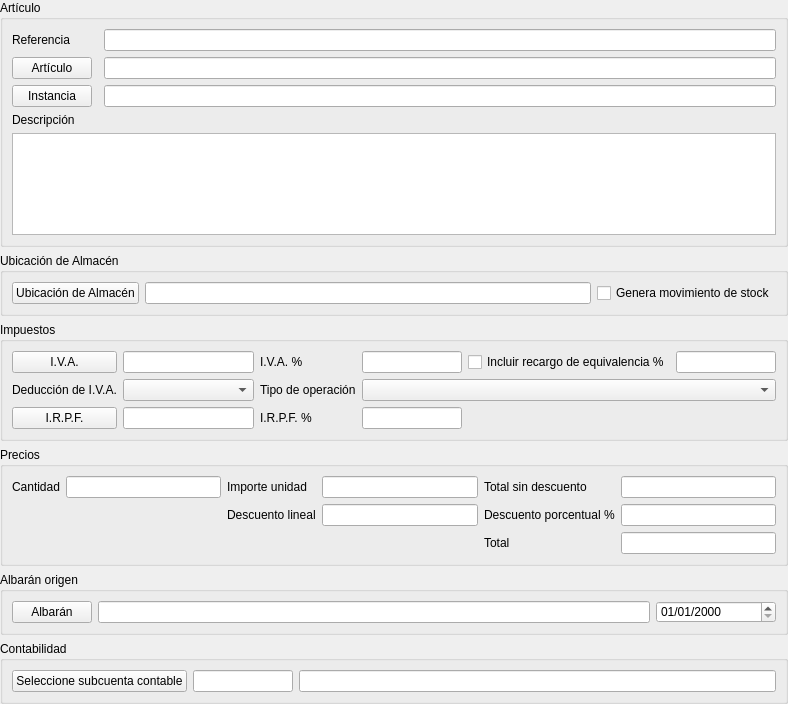
<?xml version="1.0" encoding="UTF-8"?>
<ui version="4.0">
 <class>formLineasArticulosFacturasProv</class>
 <widget class="QWidget" name="formLineasArticulosFacturasProv">
  <property name="geometry">
   <rect>
    <x>0</x>
    <y>0</y>
    <width>788</width>
    <height>704</height>
   </rect>
  </property>
  <property name="windowTitle">
   <string>Form</string>
  </property>
  <layout class="QVBoxLayout" name="verticalLayout">
   <property name="leftMargin">
    <number>0</number>
   </property>
   <property name="topMargin">
    <number>0</number>
   </property>
   <property name="rightMargin">
    <number>0</number>
   </property>
   <property name="bottomMargin">
    <number>0</number>
   </property>
   <item>
    <widget class="QGroupBox" name="groupBox">
     <property name="title">
      <string>Artículo</string>
     </property>
     <layout class="QGridLayout" name="gridLayout">
      <item row="2" column="0">
       <widget class="DBChooseRecordButton" name="db_idinstancia">
        <property name="text">
         <string>Instancia</string>
        </property>
        <property name="fieldName">
         <string>idinstancia</string>
        </property>
        <property name="dataEditable">
         <bool>true</bool>
        </property>
       </widget>
      </item>
      <item row="1" column="0">
       <widget class="DBChooseRecordButton" name="db_idarticulo">
        <property name="text">
         <string>Artículo</string>
        </property>
        <property name="fieldName">
         <string>idarticulo</string>
        </property>
        <property name="dataEditable">
         <bool>true</bool>
        </property>
        <property name="replaceFields">
         <stringlist>
          <string>descripcion;descripcion</string>
          <string>pvp;importeunitario</string>
         </stringlist>
        </property>
       </widget>
      </item>
      <item row="1" column="2">
       <widget class="DBLineEdit" name="db_articulos_nombre">
        <property name="fieldName">
         <string>articulos.nombre</string>
        </property>
       </widget>
      </item>
      <item row="3" column="0">
       <widget class="QLabel" name="label">
        <property name="text">
         <string>Descripción</string>
        </property>
        <property name="buddy">
         <cstring>db_descripcion</cstring>
        </property>
       </widget>
      </item>
      <item row="4" column="0" colspan="3">
       <widget class="DBTextEdit" name="db_descripcion">
        <property name="fieldName">
         <string>descripcion</string>
        </property>
        <property name="dataEditable">
         <bool>true</bool>
        </property>
       </widget>
      </item>
      <item row="2" column="2">
       <widget class="DBLineEdit" name="db_nombreinstancia">
        <property name="fieldName">
         <string>articulosinstancias.nombre</string>
        </property>
       </widget>
      </item>
      <item row="0" column="0">
       <widget class="QLabel" name="lblReferencia">
        <property name="text">
         <string>Referencia</string>
        </property>
        <property name="buddy">
         <cstring>db_referencia</cstring>
        </property>
       </widget>
      </item>
      <item row="0" column="2">
       <widget class="DBLineEdit" name="db_referencia">
        <property name="dataEditable">
         <bool>true</bool>
        </property>
       </widget>
      </item>
     </layout>
    </widget>
   </item>
   <item>
    <widget class="QGroupBox" name="groupBox_4">
     <property name="title">
      <string>Ubicación de Almacén</string>
     </property>
     <layout class="QHBoxLayout" name="horizontalLayout">
      <item>
       <widget class="DBChooseRecordButton" name="db_idubicacion">
        <property name="text">
         <string>Ubicación de Almacén</string>
        </property>
        <property name="fieldName">
         <string>idubicacion</string>
        </property>
        <property name="dataEditable">
         <bool>true</bool>
        </property>
       </widget>
      </item>
      <item>
       <widget class="DBLineEdit" name="db_nombrealmacen">
        <property name="fieldName">
         <string>almacenes.nombre</string>
        </property>
       </widget>
      </item>
      <item>
       <widget class="DBCheckBox" name="db_generamovimientosstock">
        <property name="text">
         <string>Genera movimiento de stock</string>
        </property>
        <property name="fieldName">
         <string>generamovimientosstock</string>
        </property>
        <property name="dataEditable">
         <bool>true</bool>
        </property>
       </widget>
      </item>
     </layout>
    </widget>
   </item>
   <item>
    <widget class="QGroupBox" name="groupBox_3">
     <property name="title">
      <string>Impuestos</string>
     </property>
     <layout class="QGridLayout" name="gridLayout_3">
      <item row="0" column="0">
       <widget class="DBChooseRecordButton" name="db_idimpuesto">
        <property name="text">
         <string>I.V.A.</string>
        </property>
        <property name="fieldName">
         <string>idimpuesto</string>
        </property>
        <property name="relationFilter">
         <string>fechahasta&gt;now()</string>
        </property>
        <property name="dataEditable">
         <bool>true</bool>
        </property>
        <property name="scriptExecuteAfterChoose">
         <string>updateIVA</string>
        </property>
       </widget>
      </item>
      <item row="0" column="1">
       <widget class="DBLineEdit" name="db_periodosimpuestos_nombre">
        <property name="fieldName">
         <string>tvw_periodosimpuestos.nombre</string>
        </property>
       </widget>
      </item>
      <item row="0" column="2">
       <widget class="QLabel" name="label_8">
        <property name="text">
         <string>I.V.A. %</string>
        </property>
        <property name="buddy">
         <cstring>db_iva</cstring>
        </property>
       </widget>
      </item>
      <item row="0" column="3">
       <widget class="DBNumberEdit" name="db_iva">
        <property name="maximumSize">
         <size>
          <width>100</width>
          <height>16777215</height>
         </size>
        </property>
        <property name="fieldName">
         <string>iva</string>
        </property>
        <property name="dataEditable">
         <bool>true</bool>
        </property>
       </widget>
      </item>
      <item row="0" column="4" colspan="2">
       <widget class="DBCheckBox" name="db_incluirrecargoequivalencia">
        <property name="text">
         <string>Incluir recargo de equivalencia %</string>
        </property>
        <property name="fieldName">
         <string>incluirrecargoequivalencia</string>
        </property>
        <property name="dataEditable">
         <bool>true</bool>
        </property>
       </widget>
      </item>
      <item row="0" column="6">
       <widget class="DBNumberEdit" name="db_recargo">
        <property name="maximumSize">
         <size>
          <width>100</width>
          <height>16777215</height>
         </size>
        </property>
        <property name="fieldName">
         <string>recargo</string>
        </property>
        <property name="dataEditable">
         <bool>true</bool>
        </property>
       </widget>
      </item>
      <item row="1" column="0">
       <widget class="QLabel" name="lblDeduccionIva">
        <property name="text">
         <string>Deducción de I.V.A.</string>
        </property>
        <property name="buddy">
         <cstring>db_tipooperacioniva</cstring>
        </property>
       </widget>
      </item>
      <item row="1" column="1">
       <widget class="DBComboBox" name="db_tipooperacioniva">
        <property name="fieldName">
         <string>tipooperacioniva</string>
        </property>
        <property name="dataEditable">
         <bool>true</bool>
        </property>
       </widget>
      </item>
      <item row="1" column="2">
       <widget class="QLabel" name="label_11">
        <property name="text">
         <string>Tipo de operación</string>
        </property>
        <property name="buddy">
         <cstring>db_tipoiva</cstring>
        </property>
       </widget>
      </item>
      <item row="1" column="3" colspan="4">
       <widget class="DBComboBox" name="db_tipoiva">
        <property name="fieldName">
         <string>tipoiva</string>
        </property>
        <property name="dataEditable">
         <bool>true</bool>
        </property>
       </widget>
      </item>
      <item row="2" column="0">
       <widget class="DBChooseRecordButton" name="db_idimpuesto_irpf">
        <property name="text">
         <string>I.R.P.F.</string>
        </property>
        <property name="fieldName">
         <string>idimpuesto_irpf</string>
        </property>
        <property name="relationFilter">
         <string>fechahasta&gt;now()</string>
        </property>
        <property name="dataEditable">
         <bool>true</bool>
        </property>
        <property name="scriptExecuteAfterChoose">
         <string>updateIRPF</string>
        </property>
       </widget>
      </item>
      <item row="2" column="1">
       <widget class="DBLineEdit" name="db_periodosimpuestos_irpf_nombre">
        <property name="fieldName">
         <string>tvw_periodosimpuestos_irpf.nombre</string>
        </property>
       </widget>
      </item>
      <item row="2" column="2">
       <widget class="QLabel" name="label_9">
        <property name="text">
         <string>I.R.P.F. %</string>
        </property>
        <property name="buddy">
         <cstring>db_irpf</cstring>
        </property>
       </widget>
      </item>
      <item row="2" column="3" colspan="2">
       <widget class="DBNumberEdit" name="db_irpf">
        <property name="maximumSize">
         <size>
          <width>100</width>
          <height>16777215</height>
         </size>
        </property>
        <property name="fieldName">
         <string>irpf</string>
        </property>
        <property name="dataEditable">
         <bool>true</bool>
        </property>
       </widget>
      </item>
      <item row="2" column="5" colspan="2">
       <spacer name="horizontalSpacer_3">
        <property name="orientation">
         <enum>Qt::Vertical</enum>
        </property>
        <property name="sizeHint" stdset="0">
         <size>
          <width>128</width>
          <height>20</height>
         </size>
        </property>
       </spacer>
      </item>
     </layout>
     <zorder>db_idimpuesto</zorder>
     <zorder>db_periodosimpuestos_nombre</zorder>
     <zorder>label_8</zorder>
     <zorder>db_iva</zorder>
     <zorder>db_incluirrecargoequivalencia</zorder>
     <zorder>db_recargo</zorder>
     <zorder>db_tipooperacioniva</zorder>
     <zorder>lblDeduccionIva</zorder>
     <zorder>label_11</zorder>
     <zorder>db_tipoiva</zorder>
     <zorder>db_idimpuesto_irpf</zorder>
     <zorder>label_9</zorder>
     <zorder>horizontalSpacer_3</zorder>
     <zorder>db_irpf</zorder>
     <zorder>db_periodosimpuestos_irpf_nombre</zorder>
    </widget>
   </item>
   <item>
    <widget class="QGroupBox" name="groupBox_2">
     <property name="title">
      <string>Precios</string>
     </property>
     <layout class="QGridLayout" name="gridLayout_2">
      <item row="0" column="0">
       <widget class="QLabel" name="label_2">
        <property name="text">
         <string>Cantidad</string>
        </property>
        <property name="buddy">
         <cstring>db_cantidad</cstring>
        </property>
       </widget>
      </item>
      <item row="0" column="1">
       <widget class="DBNumberEdit" name="db_cantidad">
        <property name="fieldName">
         <string>cantidad</string>
        </property>
        <property name="dataEditable">
         <bool>true</bool>
        </property>
       </widget>
      </item>
      <item row="0" column="2">
       <widget class="QLabel" name="label_3">
        <property name="text">
         <string>Importe unidad</string>
        </property>
        <property name="buddy">
         <cstring>db_importeunitario</cstring>
        </property>
       </widget>
      </item>
      <item row="0" column="3">
       <widget class="DBNumberEdit" name="db_importeunitario">
        <property name="fieldName">
         <string>importeunitario</string>
        </property>
        <property name="dataEditable">
         <bool>true</bool>
        </property>
       </widget>
      </item>
      <item row="0" column="4">
       <widget class="QLabel" name="label_4">
        <property name="text">
         <string>Total sin descuento</string>
        </property>
        <property name="buddy">
         <cstring>db_importesindto</cstring>
        </property>
       </widget>
      </item>
      <item row="0" column="5">
       <widget class="DBNumberEdit" name="db_importesindto">
        <property name="fieldName">
         <string>importesindto</string>
        </property>
       </widget>
      </item>
      <item row="1" column="0" colspan="2">
       <spacer name="horizontalSpacer">
        <property name="orientation">
         <enum>Qt::Horizontal</enum>
        </property>
        <property name="sizeHint" stdset="0">
         <size>
          <width>0</width>
          <height>0</height>
         </size>
        </property>
       </spacer>
      </item>
      <item row="1" column="2">
       <widget class="QLabel" name="label_5">
        <property name="text">
         <string>Descuento lineal</string>
        </property>
        <property name="buddy">
         <cstring>db_dtolineal</cstring>
        </property>
       </widget>
      </item>
      <item row="1" column="3">
       <widget class="DBNumberEdit" name="db_dtolineal">
        <property name="fieldName">
         <string>dtolineal</string>
        </property>
        <property name="dataEditable">
         <bool>true</bool>
        </property>
       </widget>
      </item>
      <item row="1" column="4">
       <widget class="QLabel" name="label_6">
        <property name="text">
         <string>Descuento porcentual %</string>
        </property>
        <property name="buddy">
         <cstring>db_dtopor</cstring>
        </property>
       </widget>
      </item>
      <item row="1" column="5">
       <widget class="DBNumberEdit" name="db_dtopor">
        <property name="fieldName">
         <string>dtopor</string>
        </property>
        <property name="dataEditable">
         <bool>true</bool>
        </property>
       </widget>
      </item>
      <item row="2" column="0" colspan="4">
       <spacer name="horizontalSpacer_2">
        <property name="orientation">
         <enum>Qt::Horizontal</enum>
        </property>
        <property name="sizeHint" stdset="0">
         <size>
          <width>0</width>
          <height>0</height>
         </size>
        </property>
       </spacer>
      </item>
      <item row="2" column="4">
       <widget class="QLabel" name="label_7">
        <property name="text">
         <string>Total</string>
        </property>
        <property name="buddy">
         <cstring>db_importetotal</cstring>
        </property>
       </widget>
      </item>
      <item row="2" column="5">
       <widget class="DBNumberEdit" name="db_importetotal">
        <property name="fieldName">
         <string>importetotal</string>
        </property>
       </widget>
      </item>
     </layout>
    </widget>
   </item>
   <item>
    <widget class="QGroupBox" name="gbAlbaran">
     <property name="title">
      <string>Albarán origen</string>
     </property>
     <layout class="QHBoxLayout" name="horizontalLayout_2">
      <item>
       <widget class="DBChooseRecordButton" name="db_idlineaalbaran">
        <property name="text">
         <string>Albarán</string>
        </property>
        <property name="fieldName">
         <string>idlineaalbaran</string>
        </property>
        <property name="dataEditable">
         <bool>true</bool>
        </property>
       </widget>
      </item>
      <item>
       <widget class="DBLineEdit" name="db_codalbaran">
        <property name="fieldName">
         <string/>
        </property>
       </widget>
      </item>
      <item>
       <widget class="DBDateTimeEdit" name="db_fechaalbaran">
        <property name="minimumSize">
         <size>
          <width>120</width>
          <height>21</height>
         </size>
        </property>
        <property name="displayFormat">
         <string>dd/MM/yyyy</string>
        </property>
       </widget>
      </item>
     </layout>
    </widget>
   </item>
   <item>
    <widget class="QGroupBox" name="gbContabilidad">
     <property name="title">
      <string>Contabilidad</string>
     </property>
     <layout class="QHBoxLayout" name="horizontalLayout_3">
      <item>
       <widget class="DBChooseRecordButton" name="db_idsubcuenta">
        <property name="text">
         <string>Seleccione subcuenta contable</string>
        </property>
        <property name="fieldName">
         <string>idsubcuenta</string>
        </property>
        <property name="dataEditable">
         <bool>true</bool>
        </property>
       </widget>
      </item>
      <item>
       <widget class="DBLineEdit" name="db_idsubcuenta_text">
        <property name="maximumSize">
         <size>
          <width>100</width>
          <height>16777215</height>
         </size>
        </property>
        <property name="fieldName">
         <string>idsubcuenta</string>
        </property>
        <property name="dataEditable">
         <bool>true</bool>
        </property>
        <property name="autoComplete">
         <set>AlephERP::ValuesFromRelation</set>
        </property>
        <property name="autoCompleteColumn">
         <string>codsubcuenta</string>
        </property>
        <property name="autoCompletePopupSize">
         <size>
          <width>300</width>
          <height>0</height>
         </size>
        </property>
        <property name="autoCompleteVisibleFields">
         <string>codigo,descripcion</string>
        </property>
        <property name="replacePointWithCharacter">
         <bool>true</bool>
        </property>
       </widget>
      </item>
      <item>
       <widget class="DBLineEdit" name="db_co_subcuentas_descripcion">
        <property name="fieldName">
         <string>co_subcuentas.father.descripcion</string>
        </property>
       </widget>
      </item>
     </layout>
    </widget>
   </item>
  </layout>
 </widget>
 <customwidgets>
  <customwidget>
   <class>DBCheckBox</class>
   <extends>QCheckBox</extends>
   <header>widgets/dbcheckbox.h</header>
  </customwidget>
  <customwidget>
   <class>DBChooseRecordButton</class>
   <extends>QPushButton</extends>
   <header>widgets/dbchooserecordbutton.h</header>
  </customwidget>
  <customwidget>
   <class>DBComboBox</class>
   <extends>QComboBox</extends>
   <header>widgets/dbcombobox.h</header>
  </customwidget>
  <customwidget>
   <class>DBDateTimeEdit</class>
   <extends>QDateTimeEdit</extends>
   <header>widgets/dbdatetimeedit.h</header>
  </customwidget>
  <customwidget>
   <class>DBLineEdit</class>
   <extends>QLineEdit</extends>
   <header>widgets/dblineedit.h</header>
  </customwidget>
  <customwidget>
   <class>DBNumberEdit</class>
   <extends>QLineEdit</extends>
   <header>widgets/dbnumberedit.h</header>
  </customwidget>
  <customwidget>
   <class>DBTextEdit</class>
   <extends>QPlainTextEdit</extends>
   <header>widgets/dbtextedit.h</header>
  </customwidget>
 </customwidgets>
 <tabstops>
  <tabstop>db_referencia</tabstop>
  <tabstop>db_idarticulo</tabstop>
  <tabstop>db_articulos_nombre</tabstop>
  <tabstop>db_idinstancia</tabstop>
  <tabstop>db_nombreinstancia</tabstop>
  <tabstop>db_descripcion</tabstop>
  <tabstop>db_idubicacion</tabstop>
  <tabstop>db_nombrealmacen</tabstop>
  <tabstop>db_generamovimientosstock</tabstop>
  <tabstop>db_idimpuesto</tabstop>
  <tabstop>db_periodosimpuestos_nombre</tabstop>
  <tabstop>db_iva</tabstop>
  <tabstop>db_incluirrecargoequivalencia</tabstop>
  <tabstop>db_recargo</tabstop>
  <tabstop>db_tipooperacioniva</tabstop>
  <tabstop>db_tipoiva</tabstop>
  <tabstop>db_idimpuesto_irpf</tabstop>
  <tabstop>db_periodosimpuestos_irpf_nombre</tabstop>
  <tabstop>db_irpf</tabstop>
  <tabstop>db_cantidad</tabstop>
  <tabstop>db_importeunitario</tabstop>
  <tabstop>db_importesindto</tabstop>
  <tabstop>db_dtolineal</tabstop>
  <tabstop>db_dtopor</tabstop>
  <tabstop>db_importetotal</tabstop>
 </tabstops>
 <resources/>
 <connections/>
</ui>
